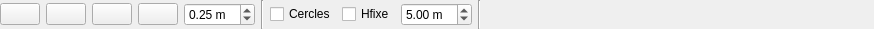
<?xml version="1.0" encoding="UTF-8"?>
<ui version="4.0">
 <class>ONF_ActionAdjustPlotPositionOptions</class>
 <widget class="QWidget" name="ONF_ActionAdjustPlotPositionOptions">
  <property name="geometry">
   <rect>
    <x>0</x>
    <y>0</y>
    <width>874</width>
    <height>29</height>
   </rect>
  </property>
  <property name="windowTitle">
   <string>Form</string>
  </property>
  <layout class="QHBoxLayout" name="horizontalLayout">
   <property name="leftMargin">
    <number>0</number>
   </property>
   <property name="topMargin">
    <number>0</number>
   </property>
   <property name="rightMargin">
    <number>0</number>
   </property>
   <property name="bottomMargin">
    <number>0</number>
   </property>
   <item>
    <widget class="QWidget" name="wd_toolbar" native="true">
     <layout class="QHBoxLayout" name="horizontalLayout_2">
      <property name="leftMargin">
       <number>0</number>
      </property>
      <property name="topMargin">
       <number>0</number>
      </property>
      <property name="rightMargin">
       <number>0</number>
      </property>
      <property name="bottomMargin">
       <number>0</number>
      </property>
      <item>
       <widget class="QPushButton" name="pb_up">
        <property name="text">
         <string/>
        </property>
        <property name="icon">
         <iconset resource="../../../../computreev3/pluginbase/resource.qrc">
          <normaloff>:/icons/upper.png</normaloff>:/icons/upper.png</iconset>
        </property>
       </widget>
      </item>
      <item>
       <widget class="QPushButton" name="pb_down">
        <property name="text">
         <string/>
        </property>
        <property name="icon">
         <iconset resource="../../../../computreev3/pluginbase/resource.qrc">
          <normaloff>:/icons/lower.png</normaloff>:/icons/lower.png</iconset>
        </property>
       </widget>
      </item>
      <item>
       <widget class="QPushButton" name="pb_left">
        <property name="text">
         <string/>
        </property>
        <property name="icon">
         <iconset resource="../../resource.qrc">
          <normaloff>:/icons/left_arrow.png</normaloff>:/icons/left_arrow.png</iconset>
        </property>
       </widget>
      </item>
      <item>
       <widget class="QPushButton" name="pb_right">
        <property name="text">
         <string/>
        </property>
        <property name="icon">
         <iconset resource="../../resource.qrc">
          <normaloff>:/icons/right_arrow.png</normaloff>:/icons/right_arrow.png</iconset>
        </property>
       </widget>
      </item>
      <item>
       <widget class="QDoubleSpinBox" name="dsb_increment">
        <property name="suffix">
         <string> m</string>
        </property>
        <property name="maximum">
         <double>99.000000000000000</double>
        </property>
        <property name="singleStep">
         <double>0.250000000000000</double>
        </property>
        <property name="value">
         <double>0.250000000000000</double>
        </property>
       </widget>
      </item>
      <item>
       <widget class="Line" name="line">
        <property name="orientation">
         <enum>Qt::Vertical</enum>
        </property>
       </widget>
      </item>
      <item>
       <widget class="QCheckBox" name="cb_circles">
        <property name="text">
         <string>Cercles</string>
        </property>
       </widget>
      </item>
      <item>
       <widget class="QCheckBox" name="cb_fixedH">
        <property name="text">
         <string>Hfixe</string>
        </property>
       </widget>
      </item>
      <item>
       <widget class="QDoubleSpinBox" name="dsb_height">
        <property name="suffix">
         <string> m</string>
        </property>
        <property name="value">
         <double>5.000000000000000</double>
        </property>
       </widget>
      </item>
      <item>
       <widget class="Line" name="line_2">
        <property name="orientation">
         <enum>Qt::Vertical</enum>
        </property>
       </widget>
      </item>
      <item>
       <spacer name="horizontalSpacer">
        <property name="orientation">
         <enum>Qt::Horizontal</enum>
        </property>
        <property name="sizeHint" stdset="0">
         <size>
          <width>40</width>
          <height>20</height>
         </size>
        </property>
       </spacer>
      </item>
     </layout>
    </widget>
   </item>
  </layout>
 </widget>
 <resources>
  <include location="../../../../computreev3/pluginbase/resource.qrc"/>
  <include location="../../resource.qrc"/>
 </resources>
 <connections/>
</ui>
